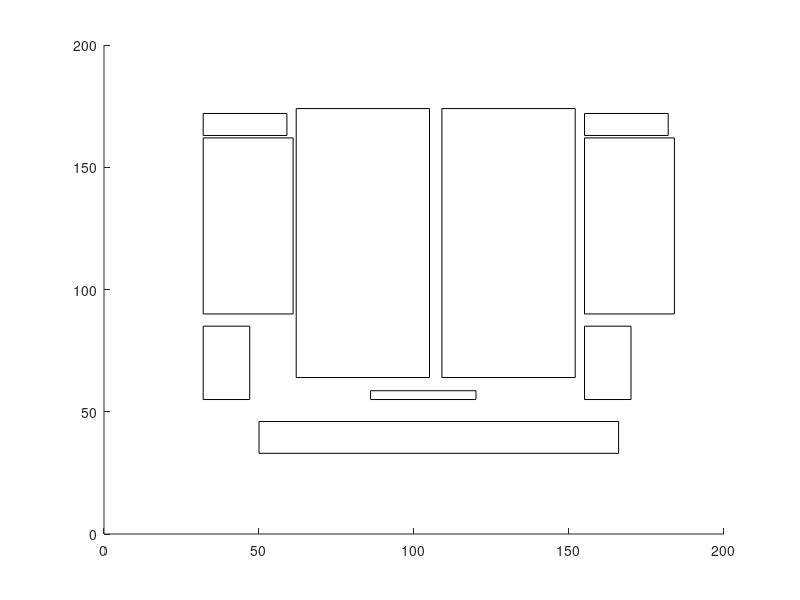

Source code (MATLAB):
Rin = [27, 9];
CCO = [29, 72];
BUF = [15, 30];
DIG = [116, 13];
DAC_BUF = [34, 3.6];
DAC = [43, 110];

figure(2)
axis([0 200 0 200])
rectangle('Position',[32 163 Rin]);
rectangle('Position',[155 163 Rin]);
rectangle('Position',[32 90 CCO]);
rectangle('Position',[155 90 CCO]);
rectangle('Position',[32 55 BUF]);
rectangle('Position',[155 55 BUF]);
rectangle('Position',[50 33 DIG]);
rectangle('Position',[86 55 DAC_BUF]);
rectangle('Position',[62 64 DAC]);
rectangle('Position',[109 64 DAC]);